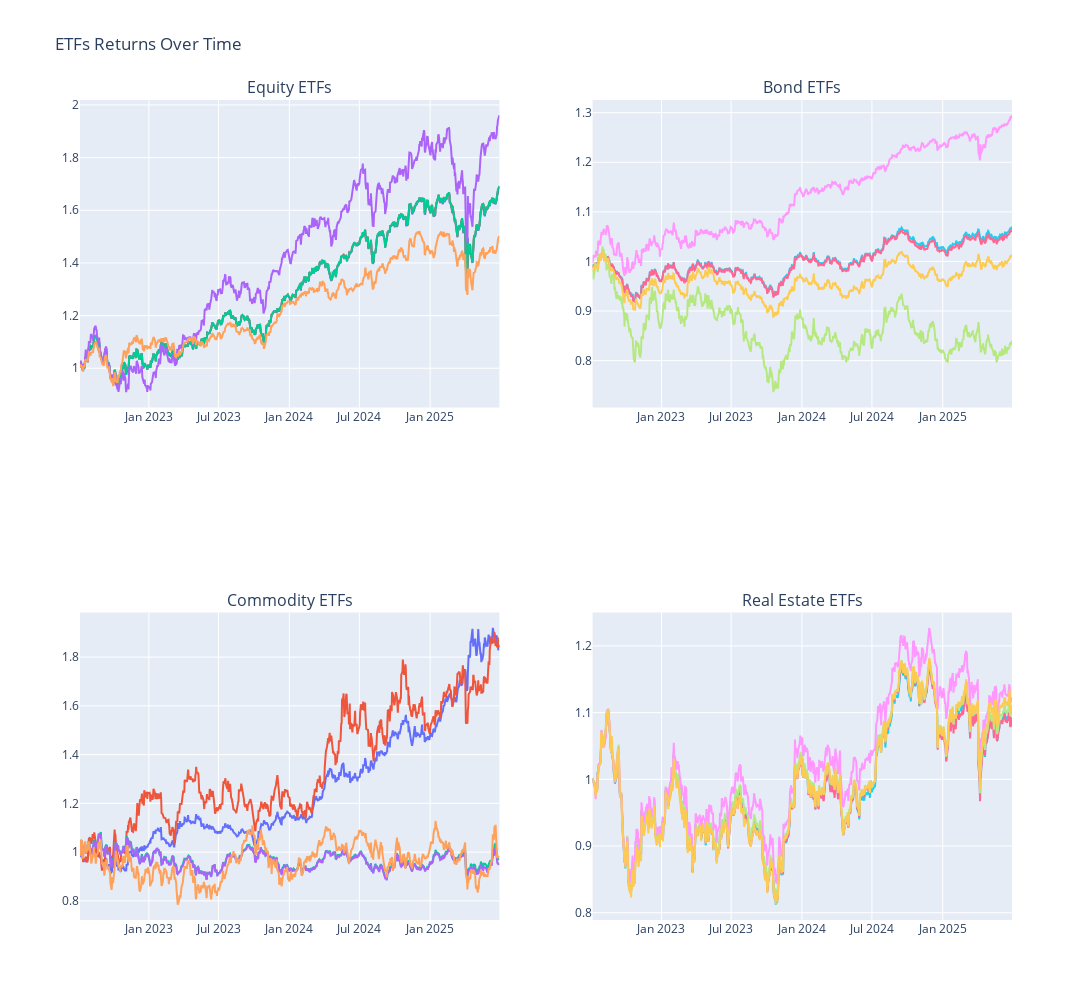

Source (notebook cell):
### Code cell
fig = make_subplots(
    rows=2, cols=2,
    subplot_titles=["Equity ETFs", "Bond ETFs", "Commodity ETFs", "Real Estate ETFs"]
)

for ticker in equity_etfs:
    fig.add_trace(
        go.Scatter(
            x=cumulativeReturnsEquity.index,
            y=cumulativeReturnsEquity[ticker],
            mode='lines',
            name=ticker
        ),
        row=1, col=1
    )

for ticker in bond_etfs:
    fig.add_trace(
        go.Scatter(
            x=cumulativeReturnsBond.index,
            y=cumulativeReturnsBond[ticker],
            mode='lines',
            name=ticker
        ),
        row=1, col=2
    )

for ticker in commodity_etfs:
    fig.add_trace(
        go.Scatter(
            x=cumulativeReturnsCommodities.index,
            y=cumulativeReturnsCommodities[ticker],
            mode='lines',
            name=ticker
        ),
        row=2, col=1
    )

for ticker in real_estate_etfs:
    fig.add_trace(
        go.Scatter(
            x=cumulativeReturnsRealEstate.index,
            y=cumulativeReturnsRealEstate[ticker],
            mode='lines',
            name=ticker
        ),
        row=2, col=2
    )

fig.update_layout(
    height=1000,
    width=1300,
    title_text="ETFs Returns Over Time",
    legend_title_text="ETFs",
    showlegend=False 
)

fig.show()

### Figure 1 — Plotly figure (JSON) as saved in the notebook; plotly's stock layout.template omitted (floating-point values rounded to 4 significant figures; data arrays with more than 128 entries replaced by an {"elided": "..."} marker saying what was removed)
{"data": [{"mode": "lines", "name": "SPY", "type": "scatter", "x": {"elided": "749 str values"}, "xaxis": "x", "y": {"elided": "749 float values"}, "yaxis": "y"}, {"mode": "lines", "name": "IVV", "type": "scatter", "x": {"elided": "749 str values"}, "xaxis": "x", "y": {"elided": "749 float values"}, "yaxis": "y"}, {"mode": "lines", "name": "VOO", "type": "scatter", "x": {"elided": "749 str values"}, "xaxis": "x", "y": {"elided": "749 float values"}, "yaxis": "y"}, {"mode": "lines", "name": "QQQ", "type": "scatter", "x": {"elided": "749 str values"}, "xaxis": "x", "y": {"elided": "749 float values"}, "yaxis": "y"}, {"mode": "lines", "name": "DIA", "type": "scatter", "x": {"elided": "749 str values"}, "xaxis": "x", "y": {"elided": "749 float values"}, "yaxis": "y"}, {"mode": "lines", "name": "BND", "type": "scatter", "x": {"elided": "749 str values"}, "xaxis": "x2", "y": {"elided": "749 float values"}, "yaxis": "y2"}, {"mode": "lines", "name": "AGG", "type": "scatter", "x": {"elided": "749 str values"}, "xaxis": "x2", "y": {"elided": "749 float values"}, "yaxis": "y2"}, {"mode": "lines", "name": "TLT", "type": "scatter", "x": {"elided": "749 str values"}, "xaxis": "x2", "y": {"elided": "749 float values"}, "yaxis": "y2"}, {"mode": "lines", "name": "HYG", "type": "scatter", "x": {"elided": "749 str values"}, "xaxis": "x2", "y": {"elided": "749 float values"}, "yaxis": "y2"}, {"mode": "lines", "name": "IEF", "type": "scatter", "x": {"elided": "749 str values"}, "xaxis": "x2", "y": {"elided": "749 float values"}, "yaxis": "y2"}, {"mode": "lines", "name": "GLD", "type": "scatter", "x": {"elided": "749 str values"}, "xaxis": "x3", "y": {"elided": "749 float values"}, "yaxis": "y3"}, {"mode": "lines", "name": "SLV", "type": "scatter", "x": {"elided": "749 str values"}, "xaxis": "x3", "y": {"elided": "749 float values"}, "yaxis": "y3"}, {"mode": "lines", "name": "DBC", "type": "scatter", "x": {"elided": "749 str values"}, "xaxis": "x3", "y": {"elided": "749 float values"}, "yaxis": "y3"}, {"mode": "lines", "name": "PDBC", "type": "scatter", "x": {"elided": "749 str values"}, "xaxis": "x3", "y": {"elided": "749 float values"}, "yaxis": "y3"}, {"mode": "lines", "name": "USO", "type": "scatter", "x": {"elided": "749 str values"}, "xaxis": "x3", "y": {"elided": "749 float values"}, "yaxis": "y3"}, {"mode": "lines", "name": "VNQ", "type": "scatter", "x": {"elided": "749 str values"}, "xaxis": "x4", "y": {"elided": "749 float values"}, "yaxis": "y4"}, {"mode": "lines", "name": "SCHH", "type": "scatter", "x": {"elided": "749 str values"}, "xaxis": "x4", "y": {"elided": "749 float values"}, "yaxis": "y4"}, {"mode": "lines", "name": "IYR", "type": "scatter", "x": {"elided": "749 str values"}, "xaxis": "x4", "y": {"elided": "749 float values"}, "yaxis": "y4"}, {"mode": "lines", "name": "RWR", "type": "scatter", "x": {"elided": "749 str values"}, "xaxis": "x4", "y": {"elided": "749 float values"}, "yaxis": "y4"}, {"mode": "lines", "name": "XLRE", "type": "scatter", "x": {"elided": "749 str values"}, "xaxis": "x4", "y": {"elided": "749 float values"}, "yaxis": "y4"}], "layout": {"annotations": [{"font": {"size": 16}, "showarrow": false, "text": "Equity ETFs", "x": 0.225, "xanchor": "center", "xref": "paper", "y": 1, "yanchor": "bottom", "yref": "paper"}, {"font": {"size": 16}, "showarrow": false, "text": "Bond ETFs", "x": 0.775, "xanchor": "center", "xref": "paper", "y": 1, "yanchor": "bottom", "yref": "paper"}, {"font": {"size": 16}, "showarrow": false, "text": "Commodity ETFs", "x": 0.225, "xanchor": "center", "xref": "paper", "y": 0.375, "yanchor": "bottom", "yref": "paper"}, {"font": {"size": 16}, "showarrow": false, "text": "Real Estate ETFs", "x": 0.775, "xanchor": "center", "xref": "paper", "y": 0.375, "yanchor": "bottom", "yref": "paper"}], "height": 1000, "legend": {"title": {"text": "ETFs"}}, "showlegend": false, "title": {"text": "ETFs Returns Over Time"}, "width": 1300, "xaxis": {"anchor": "y", "domain": [0, 0.45]}, "xaxis2": {"anchor": "y2", "domain": [0.55, 1]}, "xaxis3": {"anchor": "y3", "domain": [0, 0.45]}, "xaxis4": {"anchor": "y4", "domain": [0.55, 1]}, "yaxis": {"anchor": "x", "domain": [0.625, 1]}, "yaxis2": {"anchor": "x2", "domain": [0.625, 1]}, "yaxis3": {"anchor": "x3", "domain": [0, 0.375]}, "yaxis4": {"anchor": "x4", "domain": [0, 0.375]}}}
